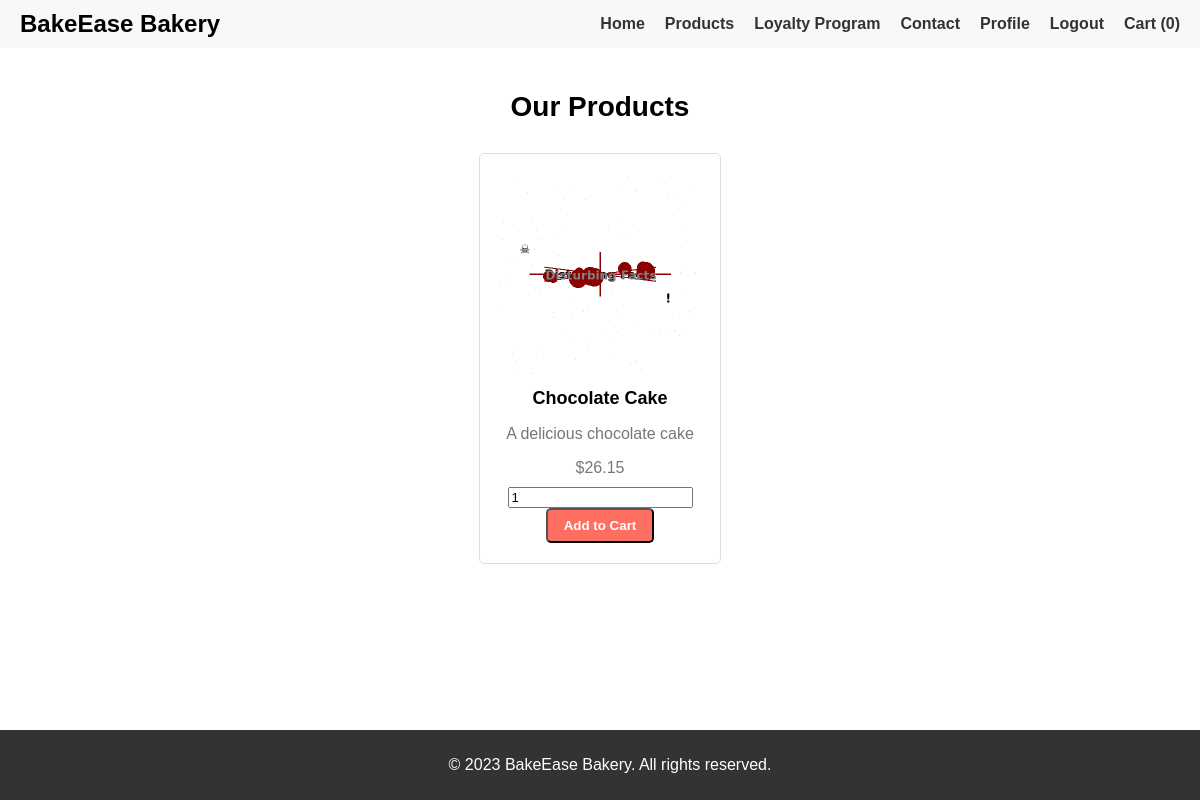
The app's page /products.php (signed in) with its own data.
### tables this page shows
CREATE TABLE `products` (
  `id` int(11) NOT NULL,
  `name` varchar(255) NOT NULL,
  `description` text NOT NULL,
  `price` decimal(10,2) NOT NULL,
  `image` varchar(255) NOT NULL,
  `category_id` int(11) DEFAULT NULL,
  `featured` tinyint(1) DEFAULT 0
);

### products.php (the view, shortened to what this page needs)
<?php
include 'db.php';
$sql = "SELECT * FROM products";
$result = $conn->query($sql);
?>
<!DOCTYPE html>
<html lang="en">
<head>
  <link rel="stylesheet" href="styles.css">
</head>
<body>
  <header>
    <div class="logo">
      <h1>BakeEase Bakery</h1>
    </div>
    <nav>
      <ul>
        <li><a href="index.php">Home</a></li>
        <li><a href="products.php">Products</a></li>
        <li><a href="loyalty.php">Loyalty Program</a></li>
        <li><a href="contact.php">Contact</a></li>
        <?php
        if (isset($_SESSION['user_id'])) {
          echo '<li><a href="profile.php">Profile</a></li>';
          echo '<li><a href="logout.php">Logout</a></li>';
        } else {
          echo '<li><a href="login.php">Login</a></li>';
          echo '<li><a href="register.php">Register</a></li>';
        }
        ?>
        <li><a href="cart.php">Cart (<?php echo count($_SESSION['cart']); ?>)</a></li>
      </ul>
    </nav>
  </header>
  <section class="product-gallery">
    <h2>Our Products</h2>
    <div class="products">
      <?php
      if ($result->num_rows > 0) {
        while ($row = $result->fetch_assoc()) {
          echo "<div class='product-card'>";
          echo "<img src='" . $row['image'] . "' alt='" . $row['name'] . "'>";
          echo "<h3>" . $row['name'] . "</h3>";
          echo "<p>" . $row['description'] . "</p>";
          echo "<p>$" . $row['price'] . "</p>";
          echo "<form method='post' action='" . htmlspecialchars($_SERVER["PHP_SELF"]) . "'>";
          echo "<input type='number' name='quantity' value='1' min='1'>";
          echo "<button type='submit' name='add_to_cart' class='btn'>Add to Cart</button>";
          echo "</form>";
          echo "</div>";
        }
      } else {
        echo "<p>No products available.</p>";
      }
      ?>
    </div>
  </section>
  <footer>
    <p>© 2023 BakeEase Bakery. All rights reserved.</p>
  </footer>
</body>
</html>

### styles.css (style rules this page uses)
body { font-family: Arial, sans-serif; margin: 0; padding: 0; box-sizing: border-box; }
header { background-color: #f8f8f8; padding: 10px 20px; display: flex; justify-content: space-between; align-items: center; }
header .logo h1 { margin: 0; font-size: 24px; }
nav ul { list-style: none; margin: 0; padding: 0; display: flex; }
nav ul li { margin-left: 20px; }
nav ul li a { text-decoration: none; color: #333; font-weight: bold; }
.product-gallery { padding: 20px; text-align: center; }
.product-gallery h2 { font-size: 28px; margin-bottom: 20px; }
.products { display: flex; flex-wrap: wrap; justify-content: center; }
footer { background-color: #333; color: white; text-align: center; padding: 10px; position: fixed; width: 100%; bottom: 0; }
.product-card { background-color: #fff; border: 1px solid #ddd; border-radius: 5px; padding: 20px; margin: 10px; text-align: center; width: 200px; }
.product-card img { max-width: 100%; border-radius: 5px; }
.product-card h3 { font-size: 18px; margin: 10px 0; }
.product-card p { font-size: 16px; color: #777; margin-bottom: 10px; }
.product-card .btn { background-color: #ff6f61; color: white; padding: 8px 16px; text-decoration: none; border-radius: 5px; font-weight: bold; }

### records on screen
products: image (picture), name "Chocolate Cake", description "A delicious chocolate cake", price "26.15"

### other values on screen
count($_SESSION['cart']) "0"
